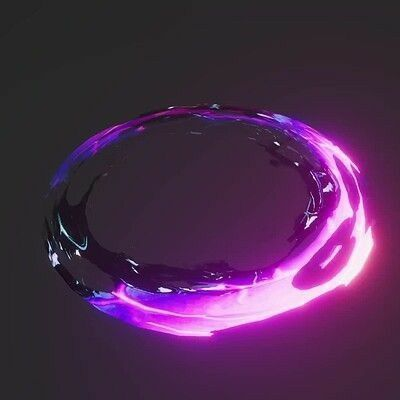
#> input picture tools/art/ref/ba_dao_ring_ref.png, 400 x 400 px
$ python ba_dao_hd.py
#> lines starting #> are read from the running program, lines starting #| are printed output that depends on the picture; after the words box and inside, x2 and y2 are one past the last pixel; in counts of white or black regions, pixels touching at a corner belong together
#> in main, src is the input picture: shape (400, 400, 3); mean R, G, B 78.3, 44.7, 78.8
"""
BÁ ĐAO — vết chém vòng đao khí dùng ẢNH GỐC (tools/art/ref/ba_dao_ring_ref.png = vết chém hướng SE), dựng đủ 8 hướng.

1) Tách nền: ảnh là hiệu ứng tự phát sáng trên nền xám G≈(38,38,38). Mỗi điểm được "gỡ" khỏi nền:
     sáng hơn nền → alpha = độ vượt nền lớn nhất / (255 − G), màu = G + (c − G)/alpha   (phần sáng + quầng tím)
     tối hơn nền  → alpha = (G − c)/G, màu tối gốc                                       (khói đao khí đen)
2) Không xoay cả ảnh (vòng đang nằm nghiêng trên mặt đất, xoay sẽ dựng vòng lên → sai phối cảnh). Thay vào đó
   trải vòng theo góc trên elip của nó rồi CUỘN cho nhát chém sáng (đang ở ~45° = SE) trượt tới hướng cần:
     E 0° · SE 45° · S 90° · SW 135° · W 180° · NW 225° · N 270° · NE 315°   (góc màn hình, y hướng xuống)
   Bù phối cảnh: bề dày vòng nhân theo f(θ) = 1 + 0.35·sinθ (mép trước dày, mép sau mỏng) — chia f nguồn, nhân f đích.
3) Thu về 256 px (cạnh dài), lưu public/vfx/ba_dao_slash_<hướng>.png (nền trong suốt).

  python3 -I tools/art/ba_dao_hd.py → public/vfx/ba_dao_slash_*.png + tools/art/out/ba_dao_hd_preview.png
"""
import math
import os
import numpy as np
from PIL import Image

HERE = os.path.dirname(os.path.abspath(__file__))
ROOT = os.path.dirname(os.path.dirname(HERE))
OUT = os.path.join(HERE, 'out')
G = 38.0
CX, CY, A, B = 216.0, 236.0, 172.0, 122.0      # elip của vòng trong ảnh mẫu (đo theo đường bao)
SRC_DEG = 45.0                                  # nhát chém trong ảnh mẫu nằm ở hướng SE
DIRS = {'e': 0, 'se': 45, 's': 90, 'sw': 135, 'w': 180, 'nw': 225, 'n': 270, 'ne': 315}
SIZE = 256


def unblend(img):
    c = img.astype(float)
    up = np.clip((c - G) / (255 - G), 0, 1).max(2)
    dn = np.clip((G - 6 - c) / G, 0, 1).min(2) * 1.6     # tối hẳn đều cả 3 kênh mới là khói đen
    alpha = np.maximum(up, dn)
    col = np.where(up[..., None] >= dn[..., None],
                   G + (c - G) / np.maximum(up, 1e-3)[..., None],
                   c * 0.6)
    a = np.clip((alpha - 0.10) / 0.90, 0, 1)               # bỏ quầng nền mờ
    # chỉ giữ dải vòng (trong hệ elip): ngoài dải là nền / quầng → trong suốt, mép mềm
    h, w = c.shape[:2]
#> h = 400; w = 400
    yy, xx = np.mgrid[0:h, 0:w].astype(float)
    r = np.hypot((xx - CX) / A, (yy - CY) / B)
    a *= np.clip((0.30 - np.abs(r - 0.97)) / 0.10, 0, 1)
    # quầng sáng bên phải chạm biên ảnh gốc (bị cắt thẳng sẵn trong ảnh) → mờ dần về biên thay vì cắt thẳng
    a *= np.clip(np.minimum.reduce([xx, yy, w - 1 - xx, h - 1 - yy]) / 22.0, 0, 1)
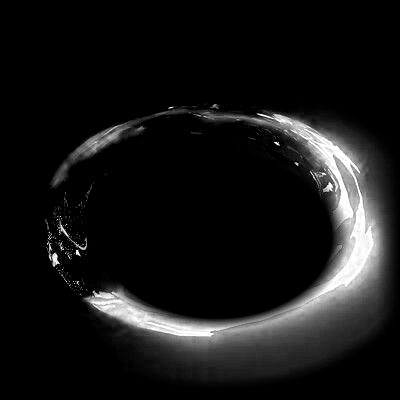
#> a: shape (400, 400) float64; min 0, max 1, mean 0.0867
    out = np.dstack([np.clip(col, 0, 255), a * 255]).astype(np.uint8)
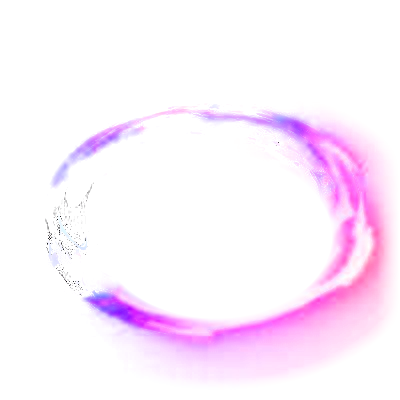
#> out: shape (400, 400, 4); mean R, G, B, A 228.8, 75.5, 228.3, 22; transparent parts drawn white
    return out


PAD = 80


def pad(rgba):
    """mở rộng khung thêm PAD mỗi phía: vòng gốc sát mép phải ảnh 400×400 nên khi cuộn hướng, mép phải bị xén.
    Phần đệm trong suốt; tâm elip dời theo."""
    global CX, CY
    h, w = rgba.shape[:2]
#> h = 400; w = 400
    out = np.zeros((h + 2 * PAD, w + 2 * PAD, 4), np.uint8)
    out[PAD:PAD + h, PAD:PAD + w] = rgba
#> out: shape (560, 560, 4)
    CX, CY = CX + PAD, CY + PAD
    return out


def sample(img, x, y):
    """lấy mẫu song tuyến (RGBA đã nhân alpha để không viền tối)"""
    h, w = img.shape[:2]
    outside = (x < 0) | (y < 0) | (x > w - 1.001) | (y > h - 1.001)     # ngoài ảnh nguồn → trong suốt
    x = np.clip(x, 0, w - 1.001)
    y = np.clip(y, 0, h - 1.001)
    x0, y0 = np.floor(x).astype(int), np.floor(y).astype(int)
    fx, fy = (x - x0)[..., None], (y - y0)[..., None]
    p = img.astype(float)
    p[..., :3] *= p[..., 3:4] / 255
    v = (p[y0, x0] * (1 - fx) * (1 - fy) + p[y0, x0 + 1] * fx * (1 - fy)
         + p[y0 + 1, x0] * (1 - fx) * fy + p[y0 + 1, x0 + 1] * fx * fy)
    a = np.maximum(v[..., 3:4], 1e-3)
    v[..., :3] = v[..., :3] * 255 / a
    v[outside] = 0
    return np.clip(v, 0, 255).astype(np.uint8)


def f(th):
    return 1 + 0.35 * np.sin(th)


def roll(rgba, deg):
    h, w = rgba.shape[:2]
    yy, xx = np.mgrid[0:h, 0:w].astype(float)
    u, v = (xx - CX) / A, (yy - CY) / B
    r = np.hypot(u, v)
    th = np.arctan2(v, u)
    d = math.radians(deg - SRC_DEG)
    ths = th - d
    rs = 1 + (r - 1) * f(ths) / f(th)
    return sample(rgba, CX + A * rs * np.cos(ths), CY + B * rs * np.sin(ths))


def main():
    os.makedirs(OUT, exist_ok=True)
    src = np.array(Image.open(os.path.join(HERE, 'ref', 'ba_dao_ring_ref.png')).convert('RGB'))
    rgba = pad(unblend(src))
    outs = {}
    for name, deg in DIRS.items():
        im = Image.fromarray(rgba if deg == SRC_DEG else roll(rgba, deg), 'RGBA')
        # cắt khung CỐ ĐỊNH quanh tâm elip (không cắt theo đường bao) → tâm vòng luôn ở giữa ảnh, 8 hướng chồng khít
        hw, hh = A * 1.45, B * 1.62
        im = im.crop((round(CX - hw), round(CY - hh), round(CX + hw), round(CY + hh)))
        k = SIZE / max(im.size)
        im = im.resize((round(im.width * k), round(im.height * k)), Image.LANCZOS)
        im.save(os.path.join(ROOT, 'public', 'vfx', f'ba_dao_slash_{name}.png'))
        outs[name] = im
#> this loop made 8 passes
#> pass 1, in sample, `outside = (x < 0) | (y < 0) | (x > w - 1.001) | (y > h - 1.001)`:
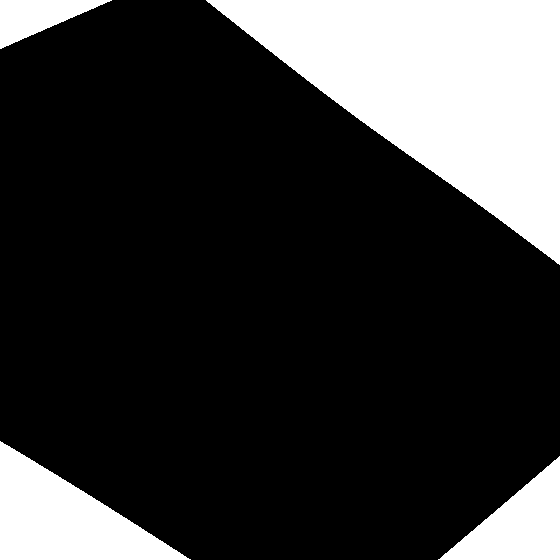
#> outside: shape (560, 560) bool; 21.8% white; 4 white regions, box (x1, y1, x2, y2) and area: (206, 0, 560, 265) 47793, (0, 441, 191, 560) 11570, (438, 456, 560, 560) 6357, (0, 0, 112, 49) 2779
#> pass 1, in sample, `y = np.clip(y, 0, h - 1.001)`:
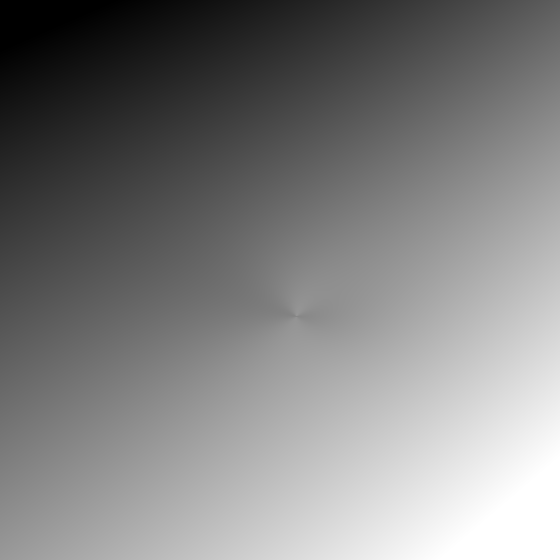
#> y: shape (560, 560) float64; min 0, max 559, mean 281.1; drawn with min black and max white
#> after the loop:
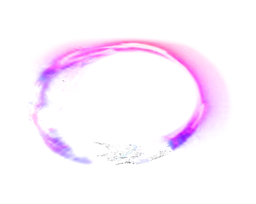
#> im: PIL image 256x204 RGBA; mean R, G, B, A 44.1, 10.1, 47.1, 15.3; transparent parts drawn white
#> after the loop, outs = 8 items
    # xem thử: lưới 3×3 theo hướng, nhân vật ở giữa
    cell = 300
    pv = Image.new('RGBA', (cell * 3, cell * 3), (26, 24, 40, 255))
    pos = {'nw': (0, 0), 'n': (1, 0), 'ne': (2, 0), 'w': (0, 1), 'e': (2, 1), 'sw': (0, 2), 's': (1, 2), 'se': (2, 2)}
    for name, (cxg, cyg) in pos.items():
        im = outs[name]
        pv.alpha_composite(im, (cxg * cell + (cell - im.width) // 2, cyg * cell + (cell - im.height) // 2))
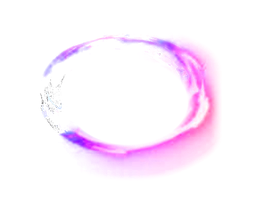
#> im: PIL image 256x204 RGBA; mean R, G, B, A 52.2, 11.5, 52.7, 17.8; transparent parts drawn white
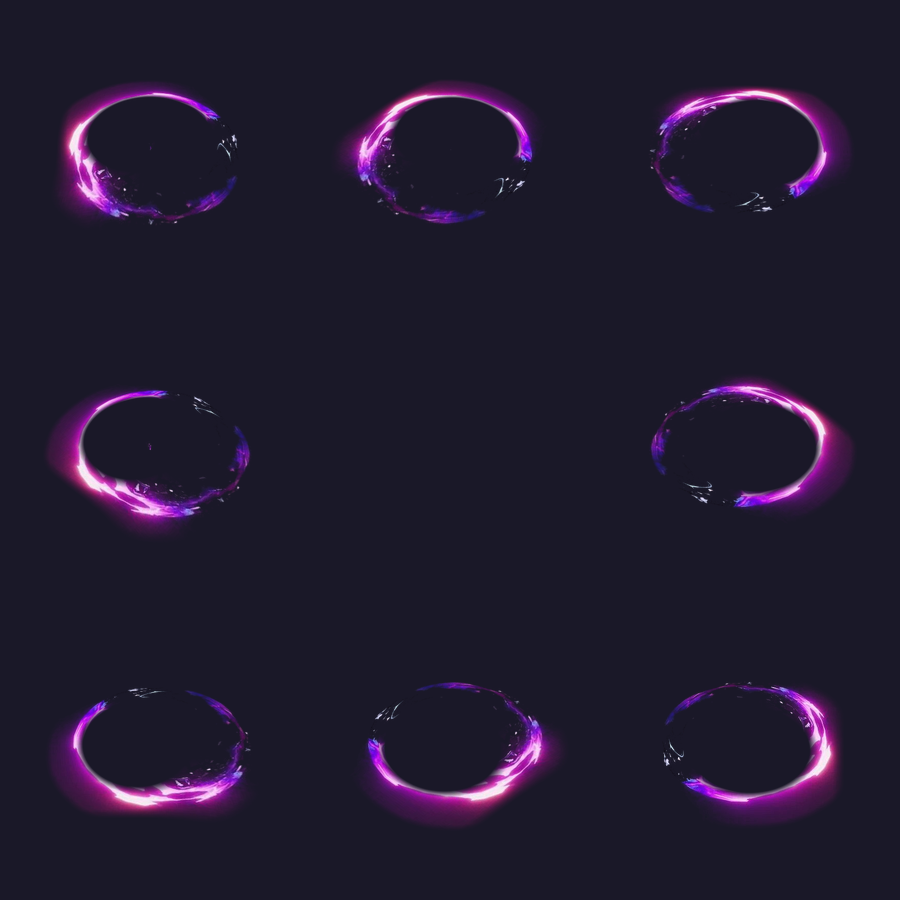
#> pv: PIL image 900x900 RGBA; mean R, G, B, A 33.3, 26.1, 47, 255
#> (the run stopped early here; a loop or call above may not have finished)
